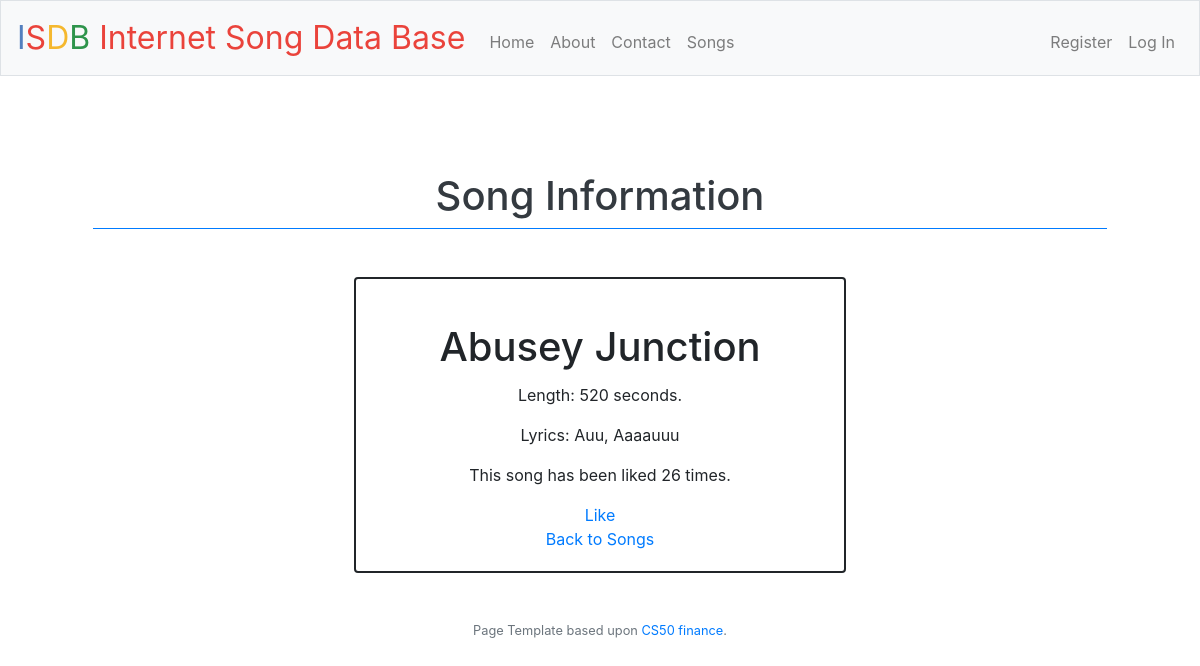
Before: /songs/1 with the older database file.
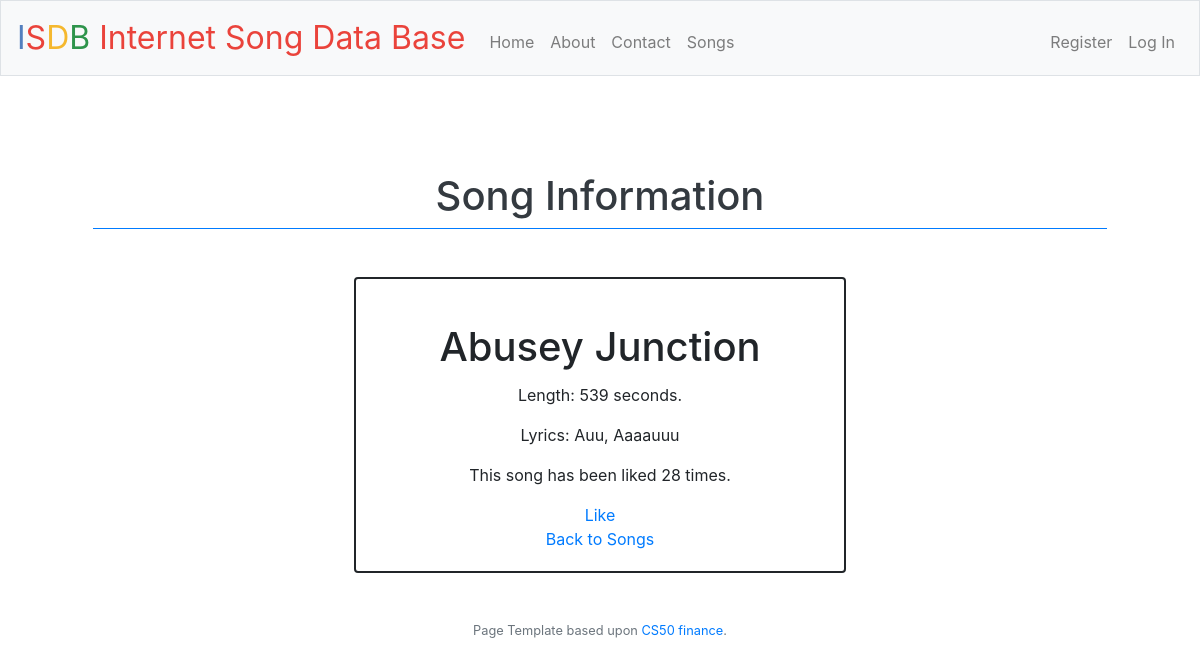
After: the same page with the newer database file.
### tables this page shows
CREATE TABLE 'songs' (
'id' INTEGER PRIMARY KEY AUTOINCREMENT NOT NULL,
'title' TEXT NOT NULL,
'duration' INTEGER NOT NULL,
'artist_id' INTEGER NOT NULL,
'lyrics' TEXT NOT NULL,
'num_likes' INTEGER NOT NULL,
FOREIGN KEY(artist_id) REFERENCES artist(id)
);

### application.py (the view)
@app.route('/songs/<int:song_number>')
def list_song_number(song_number):
    row = db_helpers.fetch_song_info(song_number)
    if not row:
        flash(f"Song {song_number} does not exist.")
        return render_template("songs.html")
    return render_template('song.html', song_info=row)

### application.py (called while the page is built)
@app.after_request
def after_request(response):
    response.headers["Cache-Control"] = "no-cache, no-store, must-revalidate"
    response.headers["Expires"] = 0
    response.headers["Pragma"] = "no-cache"
    return response

### db_helpers.py (called while the page is built)
def fetch_song_info(n):
    song_join = "SELECT s.id, s.title, s.duration, s.lyrics, s.num_likes, a.name, a.nationality, a.img_url FROM songs s JOIN artist a ON s.artist_id = a.id WHERE s.id = ?"
    test = (n, )
    c.execute(song_join, test)
    return c.fetchone()

### templates/song.html (shortened to what this page needs)
{% extends "layout.html" %}
{% block main %}
    <div class="col-12 text-center mt-5">
        <h1 class="text-dark pt04">Song Information</h1>
        <div class="border-top border-primary w50 mx-auto my3"></div>
    </div>
    <div class="container marketing" id="song_card">
        <div class="row justify-content-center">
            <div class="col-md-6">
                <div class="card mt-5">
                    <div class="card-body">
                        <h1 class="card-title">{{ song_info['title'] }}</h1>
                        <p class="card-text">Length: {{ song_info['duration'] }} seconds.</p>
                        <p class="card-text">Lyrics: {{ song_info['lyrics'] }}</p>
                        <p class="card-text">
                            {% if song_info['num_likes'] == 0 %}
                                This song has no likes.
                            {% elif song_info['num_likes'] == 1 %}
                                This song has been liked once.
                            {% elif song_info['num_likes'] == 2 %}
                                This song has been liked twice.
                            {% else %}
                                This song has been liked {{ song_info['num_likes'] }} times.
                            {% endif%}
                        </p>
                        <a href="/like/{{ song_info['id'] }}">
                            <span class="glyphicon glyphicon-thumbs-up">Like</span>
                        </a>
                        <br>
                        <a href="/songs">Back to Songs</a>
                        <br>
                    </div>
                </div>
            </div>
        </div>
    </div>
{% endblock %}

Changed rows visible on the page:
changed songs "Abusey Junction": duration "520" → "539"; num_likes "26" → "28"
